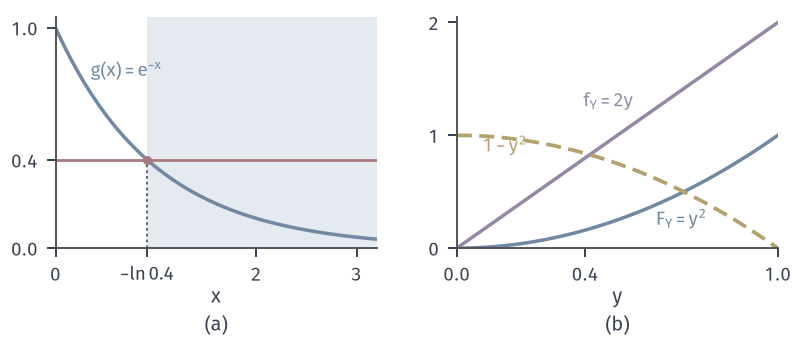

Write Python code to recreate this figure.
from pathlib import Path
import sys
HERE = Path(__file__).resolve().parent
sys.path.insert(0, str(HERE.parent/"rvt-common"))
from rvt_fig import *
# X ~ Exp(2), Y = exp(-X): preimage of {Y<=0.4} and the law F_Y(y)=y^2, f_Y(y)=2y.
fig, axes = figure(width_mm=112, height_mm=48, ncols=2)
panel(fig, left=.07, right=.98, bottom=.27, top=.95, wspace=.25)
ax = axes[0]; x = np.linspace(0, 3.2, 400); x0 = -np.log(.4)
ax.axvspan(x0, 3.2, color=BLUE_FILL, lw=0)
ax.plot(x, np.exp(-x), color=BLUE, lw=1.4); ax.axhline(.4, color=RED, lw=1.1)
ax.plot([x0, x0], [0, .4], color=STROKE, lw=.7, ls=DOT); dot(ax, x0, .4, RED, ms=3.6)
ax.set_xlim(0, 3.2); ax.set_ylim(0, 1.05); ax.set_xticks([0, x0, 2, 3]); ax.set_xticklabels(['0', '$-\\ln 0.4$', '2', '3']); ax.set_yticks([0, .4, 1]); axlab(ax, '$x$')
lab(ax, .35, .78, '$g(x)=\\mathrm{e}^{-x}$', BLUE, ha='left')
ax = axes[1]; y = np.linspace(0, 1, 300)
ax.plot(y, y**2, color=BLUE, lw=1.4); ax.plot(y, 2*y, color=PURPLE, lw=1.4); ax.plot(y, 1-y**2, color=YELLOW, lw=1.5, ls=DASH)
lab(ax, .62, .2, '$F_Y=y^2$', BLUE); lab(ax, .55, 1.25, '$f_Y=2y$', PURPLE, ha='right'); lab(ax, .08, .85, '$1-y^2$', YELLOW)
ax.set_xlim(0, 1); ax.set_ylim(0, 2.05); ax.set_xticks([0, .4, 1]); ax.set_yticks([0, 1, 2]); axlab(ax, '$y$')
tags(fig, axes)
save(fig, HERE, 'figure', {'x0': float(x0), 'F(0.4)': .16})
